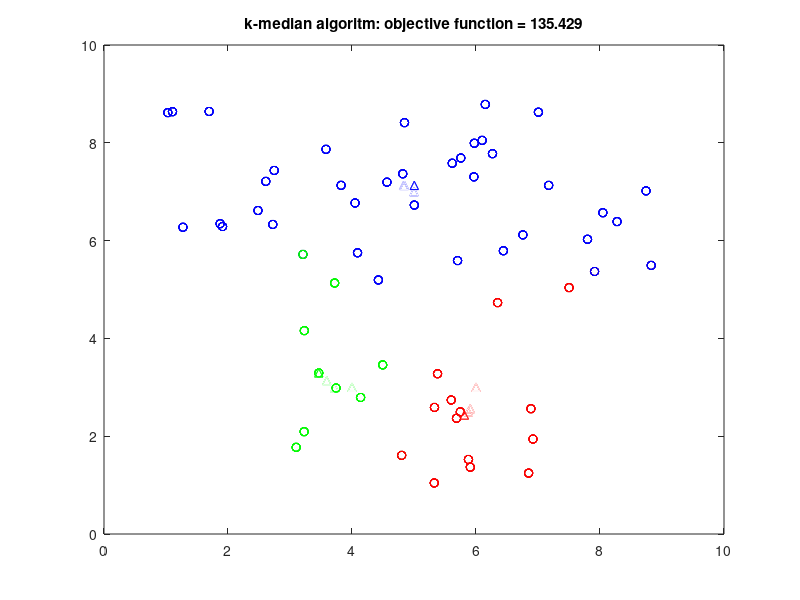

The MATLAB script that drew this image:
%% Clustering problem - Exercise 6.2

clear; close all; clc;

data = [ 1.2734    6.2721
    2.7453    7.4345
    1.6954    8.6408
    1.1044    8.6364
    4.8187    7.3664
    2.7224    6.3303
    4.8462    8.4123
    4.0497    6.7696
    1.0294    8.6174
    3.7202    5.1327
    3.8238    7.1297
    3.5805    7.8660
    3.2092    5.7172
    1.8724    6.3461
    4.0895    5.7509
    1.9121    6.2877
    2.4835    6.6154
    4.5637    7.1943
    4.4255    5.1950
    2.6097    7.2109
    6.0992    8.0496
    5.9660    7.3042
    5.9726    7.9907
    5.6166    7.5821
    8.8257    5.4929
    8.7426    7.0176
    8.2749    6.3890
    7.9130    5.3686
    5.7032    5.5914
    6.4415    5.7927
    5.7552    7.6891
    5.0048    6.7260
    6.2657    7.7776
    7.7985    6.0271
    7.5010    5.0390
    7.1722    7.1291
    6.7561    6.1176
    6.1497    8.7849
    7.0066    8.6258
    8.0462    6.5707
    3.0994    1.7722
    5.6857    2.3666
    6.3487    4.7316
    6.8860    2.5627
    3.2277    2.0929
    4.8013    1.6078
    5.3299    2.5884
    5.7466    2.4989
    5.8777    1.5245
    5.6002    2.7402
    5.9077    1.3661
    4.4954    3.4585
    5.3263    1.0439
    3.4645    3.2930
    3.2306    4.1589
    6.9191    1.9415
    4.1393    2.7921
    5.3799    3.2774
    6.8486    1.2456
    3.7431    2.9852];

l = size(data,1); % number of patterns

% plot patterns
plot(data(:,1),data(:,2),'ko');
axis([0 10 0 10])
title('k-median algoritm');
hold on

pause

k = 3; % number of clusters

% initialize centroids
x = [5 7; 6 3 ; 4 3];  % part a)
% x = [5 7; 6 3 ; 4 4];  % part b)
% x = 10*rand(3,2);      % part c)

% plot centroids
plot(x(1,1),x(1,2),'b^',...
    x(2,1),x(2,2),'r^',...
    x(3,1),x(3,2),'g^');

pause

% initialize clusters
cluster = zeros(l,1);
for i = 1 : l
    d = inf;
    for j = 1 : k
        if norm(data(i,:)-x(j,:),1) < d
            d = norm(data(i,:)-x(j,:),1);
            cluster(i) = j;
        end
    end
end

% plot cluster
c1 = data(cluster==1,:);
c2 = data(cluster==2,:);
c3 = data(cluster==3,:);
plot(c1(:,1),c1(:,2),'bo',c2(:,1),c2(:,2),'ro',c3(:,1),c3(:,2),'go');

% compute the objective function value
v = 0;
for i = 1 : l
    v = v + norm(data(i,:)-x(cluster(i),:),1);
end
title(['k-median algoritm: objective function = ',num2str(v)]);

pause

while true
    
    % delete old centroids
    plot(x(1,1),x(1,2),'w^',...
        x(2,1),x(2,2),'w^',...
        x(3,1),x(3,2),'w^');
    
    % update centroids
    for j = 1 : k
        ind = find(cluster == j);
        if ~isempty(ind)
            x(j,:) = median(data(ind,:));
        end
    end
    
    % plot new centroids
    plot(x(1,1),x(1,2),'b^',...
        x(2,1),x(2,2),'r^',...
        x(3,1),x(3,2),'g^');
    
    pause
    
    % update clusters
    for i = 1 : l
        d = inf;
        for j = 1 : k
            if norm(data(i,:)-x(j,:),1) < d
                d = norm(data(i,:)-x(j,:),1);
                cluster(i) = j;
            end
        end
    end
    
    % plot cluster
    c1 = data(cluster==1,:);
    c2 = data(cluster==2,:);
    c3 = data(cluster==3,:);
    plot(c1(:,1),c1(:,2),'bo',c2(:,1),c2(:,2),'ro',c3(:,1),c3(:,2),'go');
    
    % update objective function
    vnew = 0;
    for i = 1 : l
        vnew = vnew + norm(data(i,:)-x(cluster(i),:),1);
    end
    title(['k-median algoritm: objective function = ',num2str(vnew)]);

    pause
    
    % stopping criterion
    if v - vnew < 1e-5
        break
    else
        v = vnew;
    end
    
end

v
